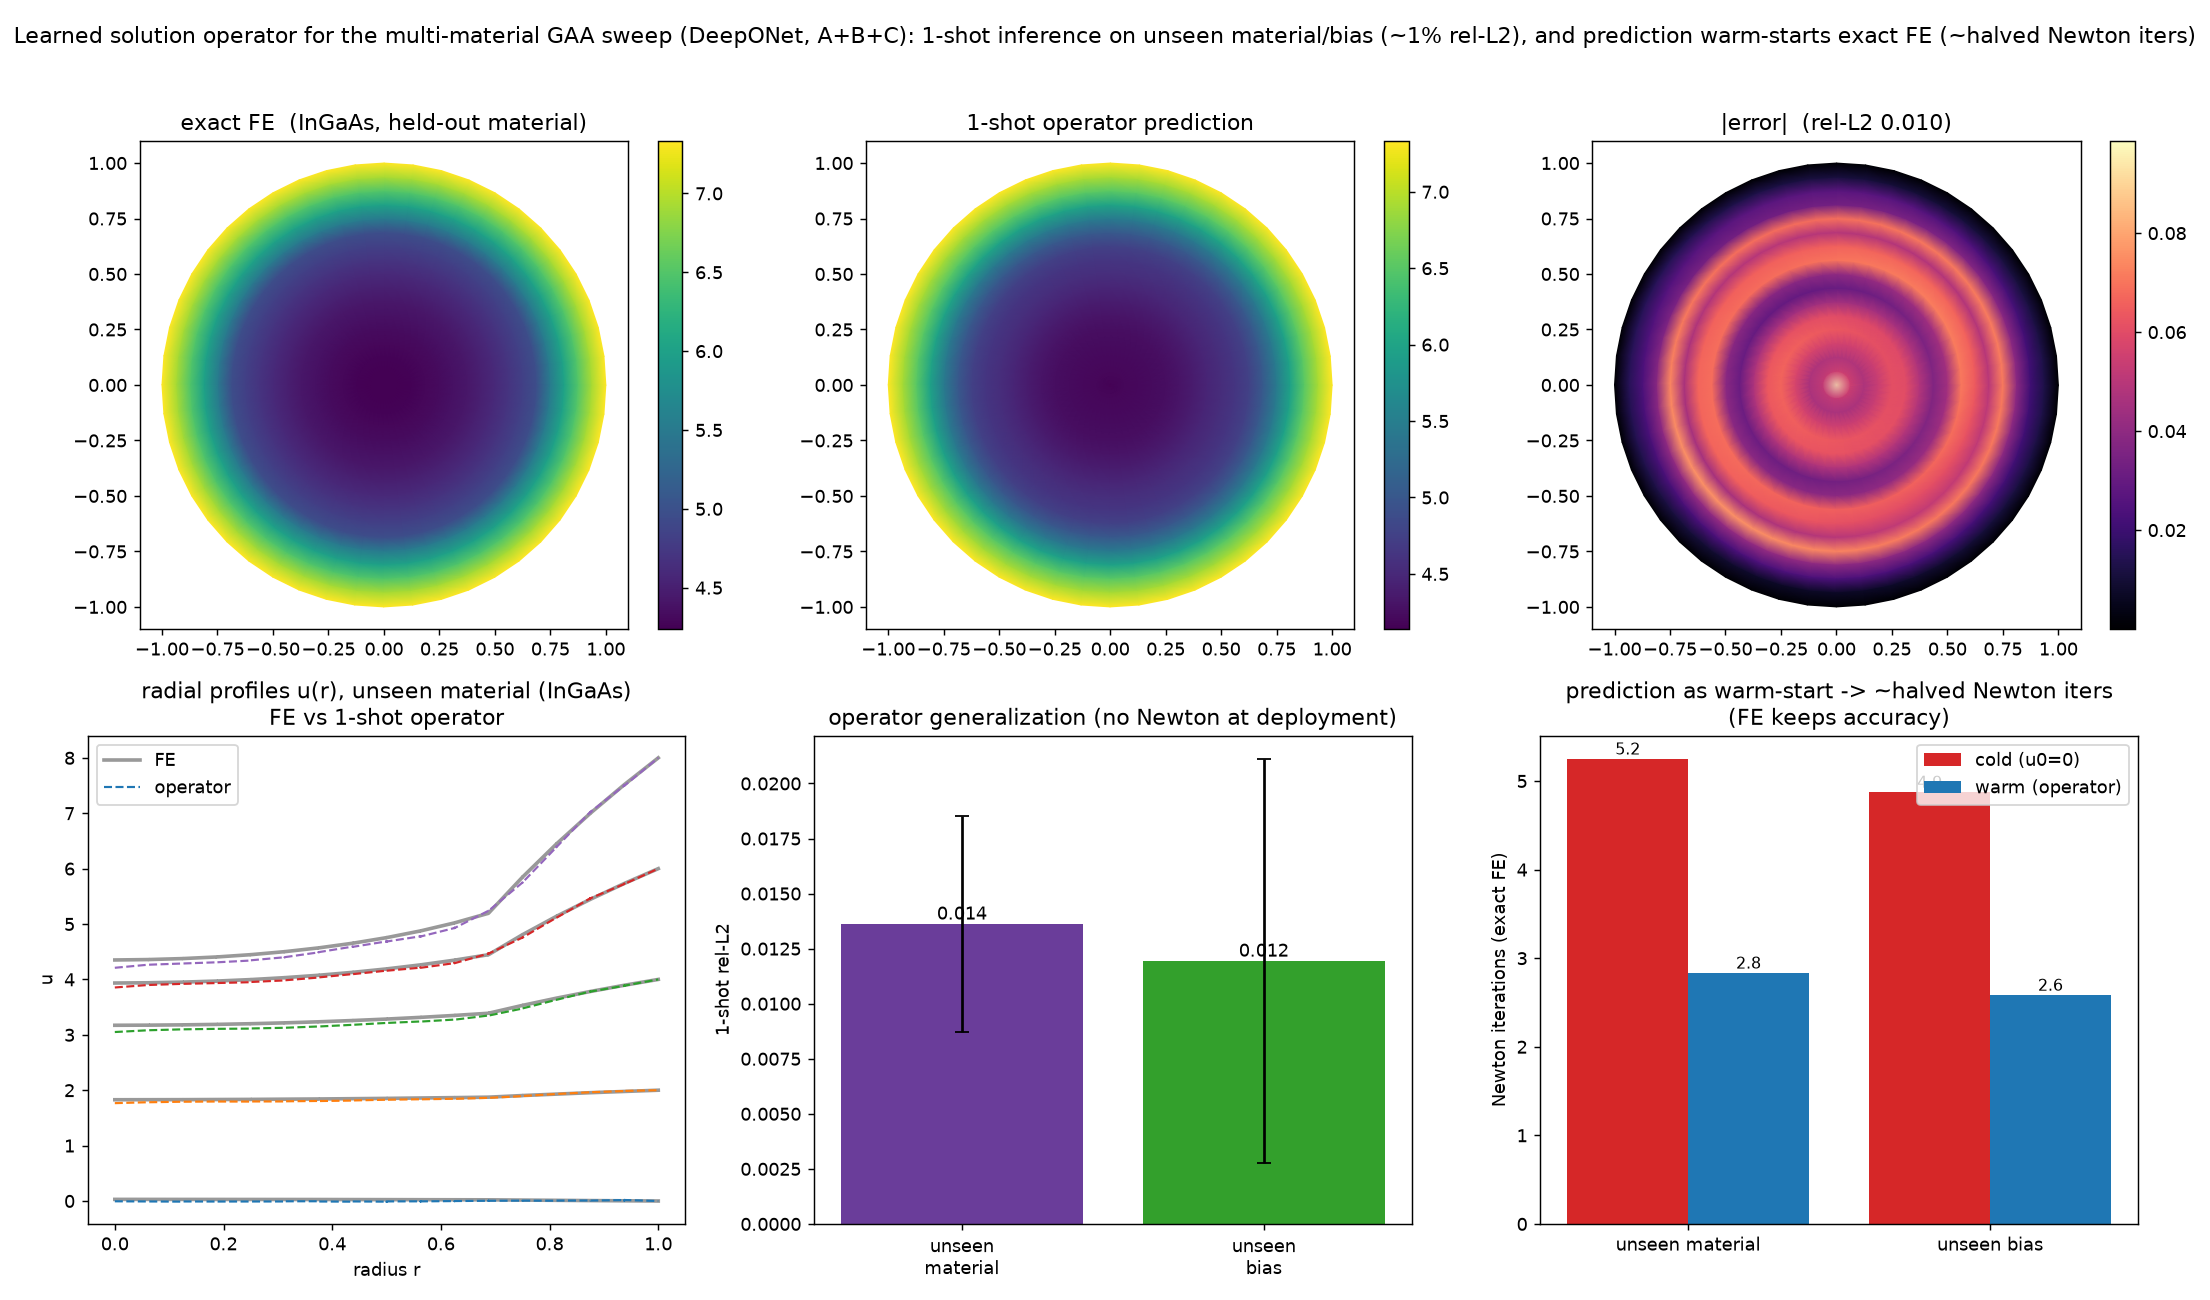

This figure's Python source:
"""gaa_operator_deeponet.py — turn the demo-10 material sweep into a learned
*operator* (A+B+C unified). Instead of warm-starting Newton across the material x
bias campaign (idea C, gaa_material_sweep_warmstart.py), we learn the solution
operator itself:

    G_theta : (eps_r, kappa, V_gate)  x  (x, y)  ->  u(x, y)

a DeepONet whose *branch* ingests the material/condition parameters and whose
*trunk* ingests the disk coordinates. Trained on FE solutions (the weak-form
ground truth = idea A) for a subset of {material x bias}, it then does:

  (1) 1-shot inference on UNSEEN conditions — a held-out material (InGaAs, never in
      training) and held-out bias points — with no Newton at deployment;
  (2) warm-start: feeding the 1-shot prediction as the Newton initial guess
      roughly halves the exact FE solve's iterations (idea C), so FEM still
      guarantees accuracy while the operator cuts the work. (A ~1% guess does not
      collapse to a single iteration because the FE tol is a tight 1e-9 and Newton
      still needs a few quadratic-convergence steps.)

This is the operator-learning face of the same workload a comparative multi-material
TCAD study runs (Balaji et al., Next Materials 13 (2026) 102743): one trained
operator amortizes the whole material x bias grid.

Note: for a uniformly-doped disk with a radial Dirichlet gate, the FE field is
essentially radially symmetric, so the learned operator is easy — the point here is
the parametric generalization across *materials* and *bias*, and the C-bridge
(prediction -> ~1 Newton iter), not trunk expressiveness. Depends on
gaa_material_sweep_warmstart.py (reuses its mesh/assembly/Newton — repo dependency).

Run:  python3 gaa_operator_deeponet.py       (writes gaa_operator_deeponet.png)
      python3 gaa_operator_deeponet.py --help
"""
from __future__ import annotations

import argparse

import numpy as np
import torch
import torch.nn as nn

from gaa_material_sweep_warmstart import (
    MATERIALS, EPS_OX, C_DOP, kappa_of, build_disk_mesh, assemble, newton,
)

SEED = 20260724
INGAAS = 1                         # held-out material (never trained on); index in MATERIALS


class DeepONet(nn.Module):
    """Branch (condition params) x Trunk (coords) -> potential, plus a bias field."""
    def __init__(self, n_param=3, n_feat=7, q=48, width=64):
        super().__init__()
        self.branch = nn.Sequential(
            nn.Linear(n_param, width), nn.SiLU(),
            nn.Linear(width, width), nn.SiLU(),
            nn.Linear(width, q),
        )
        self.trunk = nn.Sequential(
            nn.Linear(n_feat, width), nn.SiLU(),
            nn.Linear(width, width), nn.SiLU(),
            nn.Linear(width, q),
        )
        self.b0 = nn.Parameter(torch.zeros(1))

    def forward(self, params, feats):
        b = self.branch(params)                 # (B, q)
        t = self.trunk(feats)                    # (N, q)
        return b @ t.t() + self.b0               # (B, N)


def coord_feats(nodes):
    x, y = nodes[:, 0], nodes[:, 1]
    r = np.hypot(x, y)
    f = np.stack([x, y, r,
                  np.sin(np.pi * r), np.cos(np.pi * r),
                  np.sin(2 * np.pi * r), np.cos(2 * np.pi * r)], axis=1)
    return torch.tensor(f, dtype=torch.float32)


def main():
    ap = argparse.ArgumentParser(description=__doc__,
                                 formatter_class=argparse.RawDescriptionHelpFormatter)
    ap.add_argument("--nr", type=int, default=16)
    ap.add_argument("--nt", type=int, default=48)
    ap.add_argument("--nbias", type=int, default=13, help="bias points (0..vmax)")
    ap.add_argument("--vmax", type=float, default=8.0)
    ap.add_argument("--epochs", type=int, default=4000)
    ap.add_argument("--out", type=str, default="gaa_operator_deeponet.png")
    args = ap.parse_args()

    torch.manual_seed(SEED)
    np.random.seed(SEED)

    nodes, tris, gate, elem_semi = build_disk_mesh(args.nr, args.nt)
    free = ~gate
    N = len(nodes)
    biases = np.linspace(0.0, args.vmax, args.nbias)

    # per-material FE operators + a ground-truth field for every (material, bias)
    per_mat, u_scale = [], args.vmax
    fields = {}
    for m, (name, eps_r, n_i) in enumerate(MATERIALS):
        eps_elem = np.where(elem_semi, eps_r, EPS_OX)
        K, ML = assemble(nodes, tris, eps_elem, elem_semi)
        K = K.tocsr(); fdop = ML * C_DOP; kap = kappa_of(n_i)
        per_mat.append((name, eps_r, kap, K, ML, fdop))
        for k, vg in enumerate(biases):
            u, _, _ = newton(K, ML, kap, fdop, vg, free, gate, np.zeros(N))
            fields[(m, k)] = u

    # ---- condition-parameter normalisation (branch input) ----
    eps_all = np.array([mm[1] for mm in per_mat])
    kap_all = np.log10(np.array([mm[2] for mm in per_mat]))
    e_mu, e_sd = eps_all.mean(), eps_all.std()
    k_mu, k_sd = kap_all.mean(), kap_all.std()

    def param_vec(m, vg):
        return [(per_mat[m][1] - e_mu) / e_sd,
                (np.log10(per_mat[m][2]) - k_mu) / k_sd,
                vg / args.vmax]

    # ---- train / test split ----
    train_mats = [0, 2, 3, 4]                       # hold out InGaAs (index 1)
    train_bk = list(range(0, args.nbias, 2))        # even bias indices
    test_bk = [k for k in range(args.nbias) if k not in train_bk]
    train = [(m, k) for m in train_mats for k in train_bk]
    # unseen material; skip bias=0 whose field is ~0 (relative error is ill-defined there)
    test_material = [(INGAAS, k) for k in range(1, args.nbias)]
    test_bias = [(m, k) for m in train_mats for k in test_bk]       # unseen bias

    feats = coord_feats(nodes)
    gate_np = gate.copy()
    P_train = torch.tensor([param_vec(m, biases[k]) for (m, k) in train], dtype=torch.float32)
    U_train = torch.tensor(np.stack([fields[(m, k)] for (m, k) in train]) / u_scale,
                           dtype=torch.float32)
    gmask = torch.tensor(gate_np)
    ug_train = torch.tensor([biases[k] / u_scale for (m, k) in train], dtype=torch.float32)

    net = DeepONet()
    opt = torch.optim.Adam(net.parameters(), lr=3e-3)
    sched = torch.optim.lr_scheduler.CosineAnnealingLR(opt, args.epochs)
    for ep in range(args.epochs):
        pred = net(P_train, feats)                                  # (B,N) scaled
        pred = pred.clone()
        pred[:, gmask] = ug_train[:, None]                          # hard Dirichlet
        loss = ((pred - U_train) ** 2).mean()
        opt.zero_grad(); loss.backward(); opt.step(); sched.step()
        if (ep + 1) % 800 == 0:
            print(f"[train] {ep+1}/{args.epochs}  mse {loss.item():.3e}")

    # ---- evaluation: 1-shot rel-L2 + operator-as-warm-start Newton iters ----
    def predict(m, k):
        with torch.no_grad():
            p = torch.tensor([param_vec(m, biases[k])], dtype=torch.float32)
            u = net(p, feats).numpy().ravel() * u_scale
        u[gate_np] = biases[k]
        return u

    def relL2(pred, ref):
        return float(np.linalg.norm(pred - ref) / (np.linalg.norm(ref) + 1e-12))

    def eval_set(pairs):
        errs, cold_it, warm_it = [], [], []
        for (m, k) in pairs:
            ref = fields[(m, k)]
            pr = predict(m, k)
            errs.append(relL2(pr, ref))
            _, nc, _ = newton(*_solver_args(per_mat[m]), biases[k], free, gate, np.zeros(N))
            _, nw, _ = newton(*_solver_args(per_mat[m]), biases[k], free, gate, pr)
            cold_it.append(nc); warm_it.append(nw)
        return np.array(errs), np.array(cold_it), np.array(warm_it)

    def _solver_args(mm):
        name, eps_r, kap, K, ML, fdop = mm
        return K, ML, kap, fdop

    em, cm, wm = eval_set(test_material)
    eb, cb, wb = eval_set(test_bias)

    print(f"\n1-shot operator inference (no Newton at deployment):")
    print(f"  unseen MATERIAL (InGaAs, {len(test_material)} biases): "
          f"rel-L2 mean {em.mean():.3f}  max {em.max():.3f}")
    print(f"  unseen BIAS ({len(test_bias)} cases):                 "
          f"rel-L2 mean {eb.mean():.3f}  max {eb.max():.3f}")
    print(f"operator as warm-start (exact FE, Newton iters):")
    print(f"  unseen material: cold {cm.mean():.1f} -> warm {wm.mean():.1f}")
    print(f"  unseen bias:     cold {cb.mean():.1f} -> warm {wb.mean():.1f}")

    _plot(args.out, nodes, tris, biases, fields, predict, relL2,
          em, eb, cm, wm, cb, wb, per_mat, free, gate, N)
    print(f"wrote {args.out}")


def _plot(out, nodes, tris, biases, fields, predict, relL2,
          em, eb, cm, wm, cb, wb, per_mat, free, gate, N):
    import matplotlib
    matplotlib.use("Agg")
    import matplotlib.pyplot as plt
    from matplotlib.tri import Triangulation

    triang = Triangulation(nodes[:, 0], nodes[:, 1], tris)
    fig, ax = plt.subplots(2, 3, figsize=(17, 10))

    # held-out material at a mid-high bias: FE vs 1-shot prediction vs error
    kk = len(biases) - 2
    ref = fields[(1, kk)]
    pr = predict(1, kk)
    for a, field, title, cm_ in (
        (ax[0, 0], ref, f"exact FE  (InGaAs, held-out material)", "viridis"),
        (ax[0, 1], pr, f"1-shot operator prediction", "viridis"),
    ):
        tp = a.tripcolor(triang, field, shading="gouraud", cmap=cm_)
        a.set_aspect("equal"); a.set_title(title); fig.colorbar(tp, ax=a, fraction=0.046)
    err = np.abs(pr - ref)
    tp = ax[0, 2].tripcolor(triang, err, shading="gouraud", cmap="magma")
    ax[0, 2].set_aspect("equal")
    ax[0, 2].set_title(f"|error|  (rel-L2 {relL2(pr, ref):.3f})")
    fig.colorbar(tp, ax=ax[0, 2], fraction=0.046)

    # radial profiles: predicted vs FE for the unseen material across biases
    r = np.hypot(nodes[:, 0], nodes[:, 1])
    order = np.argsort(r)
    for k in range(0, len(biases), 3):
        ref = fields[(1, k)]; pr = predict(1, k)
        ax[1, 0].plot(r[order], ref[order], "-", color="0.6", lw=2,
                      label="FE" if k == 0 else None)
        ax[1, 0].plot(r[order], pr[order], "--", lw=1.2,
                      label="operator" if k == 0 else None)
    ax[1, 0].set_title("radial profiles u(r), unseen material (InGaAs)\nFE vs 1-shot operator")
    ax[1, 0].set_xlabel("radius r"); ax[1, 0].set_ylabel("u"); ax[1, 0].legend()

    # 1-shot accuracy bars
    ax[1, 1].bar([0, 1], [em.mean(), eb.mean()],
                 yerr=[em.std(), eb.std()], color=["#6a3d9a", "#33a02c"], capsize=4)
    ax[1, 1].set_xticks([0, 1])
    ax[1, 1].set_xticklabels(["unseen\nmaterial", "unseen\nbias"])
    ax[1, 1].set_ylabel("1-shot rel-L2")
    ax[1, 1].set_title("operator generalization (no Newton at deployment)")
    for i, v in enumerate([em.mean(), eb.mean()]):
        ax[1, 1].text(i, v, f"{v:.3f}", ha="center", va="bottom", fontsize=10)

    # operator-as-warm-start: Newton iters collapse
    gx = np.arange(2)
    ax[1, 2].bar(gx - 0.2, [cm.mean(), cb.mean()], 0.4, color="#d62728", label="cold (u0=0)")
    ax[1, 2].bar(gx + 0.2, [wm.mean(), wb.mean()], 0.4, color="#1f77b4",
                 label="warm (operator)")
    ax[1, 2].set_xticks(gx); ax[1, 2].set_xticklabels(["unseen material", "unseen bias"])
    ax[1, 2].set_ylabel("Newton iterations (exact FE)")
    ax[1, 2].set_title("prediction as warm-start -> ~halved Newton iters\n(FE keeps accuracy)")
    for i, v in enumerate([cm.mean(), cb.mean()]):
        ax[1, 2].text(i - 0.2, v + 0.05, f"{v:.1f}", ha="center", fontsize=9)
    for i, v in enumerate([wm.mean(), wb.mean()]):
        ax[1, 2].text(i + 0.2, v + 0.05, f"{v:.1f}", ha="center", fontsize=9)
    ax[1, 2].legend()

    fig.suptitle("Learned solution operator for the multi-material GAA sweep "
                 "(DeepONet, A+B+C): 1-shot inference on unseen material/bias (~1% rel-L2), "
                 "and prediction warm-starts exact FE (~halved Newton iters)", fontsize=12)
    fig.tight_layout(rect=[0, 0, 1, 0.96])
    fig.savefig(out, dpi=130)


if __name__ == "__main__":
    main()
